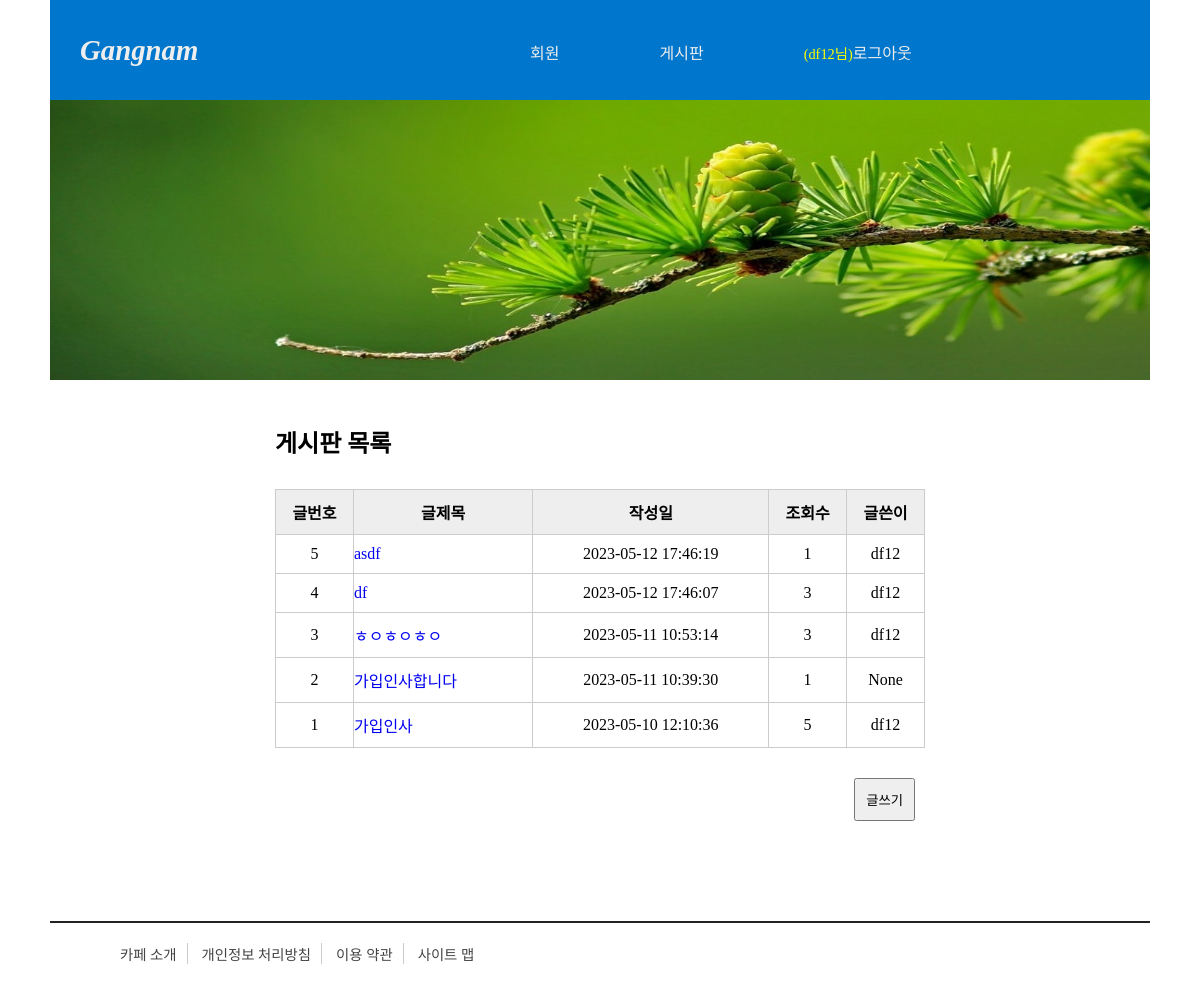
The page /boardlist (signed in) on the database its author committed.
### tables this page shows
CREATE TABLE board(
        bno INTEGER PRIMARY KEY AUTOINCREMENT,
        title TEXT NOT NULL,
        content TEXT NOT NULL,
        createdate DATETIME DEFAULT (datetime('now', 'localtime')),
        hit INTEGER DEFAULT 0,
        memberid TEXT NOT NULL,
        FOREIGN KEY(memberid) REFERENCES member(memberid) ON DELETE CASCADE);

### pyworks/member/start_app.py (the view)
@app.route('/boardlist', methods = ['GET'])
def boardlist():
    conn = getconn()
    cursor = conn.cursor()
    sql = "SELECT * FROM board ORDER BY createdate DESC"
    cursor.execute(sql)
    boardlist = cursor.fetchall()
    conn.close()
    return render_template('boardlist.html', boardlist=boardlist)

### pyworks/member/start_app.py (called while the page is built)
def getconn():
    conn = sqlite3.connect("c:/green_project/sqlworks/pydb/memberdb.db")
    return conn

### pyworks/member/templates/boardlist.html (shortened to what this page needs)
<!DOCTYPE html>
<html lang="ko">
<head>
    <link rel="stylesheet"
          href="{{ url_for('static', filename='css/style.css') }}">
</head>
<body>
    <div id="container">
        {% include 'header.html' %}
        <div id="main-pic">
            <img src="{{ url_for('static', filename='images/header1.jpg') }}">
        </div>
        <section id="boardlist">
            <h2>게시판 목록</h2>
            <table>
                <thead>
                    <tr>
                        <th>글번호</th><th>글제목</th><th>작성일</th><th>조회수</th><th>글쓴이</th>
                    </tr>
                </thead>
                <tbody>
                    {% for board in boardlist %}
                    <tr>
                        <td>{{ board[0] }}</td>
                        <td>
                            <a href="{{ url_for('detail', bno=board[0]) }}">
                                {{ board[1] }}</a>
                        </td>
                        <td>{{ board[3] }}</td>
                        <td>{{ board[4] }}</td>
                        <td>{{ board[5] }}</td>
                    </tr>
                    {% endfor %}
                </tbody>
            </table>
            <div class="btnWrite">
                <a href="{{ url_for('writing') }}">
                    <button type="button">글쓰기</button>
                </a>
            </div>
        </section>
        {% include 'footer.html' %}
    </div>
</body>
</html>

### pyworks/member/static/css/style.css (style rules this page uses)
* { margin: 0; padding: 0; }
#container { width: 100%; margin: 0 auto; }
a { text-decoration: none; }
#main-pic img { width: 100%; height: 240px; }
#memberlist table, th, td { border: 1px solid #ccc; border-collapse: collapse; text-align: center; }
#memberlist table th, td { padding: 10px 0; font-size: 0.9em; }
#boardlist { width: 460px; margin: 40px auto 100px; }
#boardlist table { width: 450px; margin: 30px auto; }
#boardlist table, th, td { border: 1px solid #ccc; border-collapse: collapse; }
#boardlist table th, td { padding: 10px 5px; font-size: 0.7em; }
#boardlist table td:nth-of-type(2) { text-align: left; }
#boardlist table thead { background: #eee; }
#boardlist .btnWrite { text-align: right; margin-right: 10px; }
#boardlist .btnWrite button { padding: 10px; }
#writing table, td { border: 1px solid #ccc; border-collapse: collapse; }
#detail table, td { border: 1px solid #ccc; border-collapse: collapse; }
#update table, td { border: 1px solid #ccc; border-collapse: collapse; }
@media screen and (min-width: 780px) { #main-pic img { width: 100%; height: 260px; } }
@media screen and (min-width: 780px) { #boardlist { width: 550px; margin: 40px auto 100px; } }
@media screen and (min-width: 780px) { #boardlist table { width: 550px; margin: 30px auto; } }
@media screen and (min-width: 780px) { #boardlist table th, td { padding: 10px 5px; font-size: 0.8em; } }
@media screen and (min-width: 1100px) { #container { width: 1100px; margin: 0 auto; } }
@media screen and (min-width: 1100px) { #main-pic img { width: 100%; height: 280px; } }
@media screen and (min-width: 1100px) { #boardlist { width: 650px; margin: 40px auto 100px; } }
@media screen and (min-width: 1100px) { #boardlist table { width: 650px; margin: 30px auto; } }
@media screen and (min-width: 1100px) { #boardlist table th, td { padding: 10px 0; font-size: 1em; } }

### rows shown on the page
board: bno "5", title "asdf", createdate "2023-05-12 17:46:19", hit "1", memberid "df12"
board: bno "4", title "df", createdate "2023-05-12 17:46:07", hit "3", memberid "df12"
board: bno "3", title "ㅎㅇㅎㅇㅎㅇ", createdate "2023-05-11 10:53:14", hit "3", memberid "df12"
board: bno "2", title "가입인사합니다", createdate "2023-05-11 10:39:30", hit "1", memberid "None"
board: bno "1", title "가입인사", createdate "2023-05-10 12:10:36", hit "5", memberid "df12"

### other values the page prints
{{ session['userid'] }} "df12"
